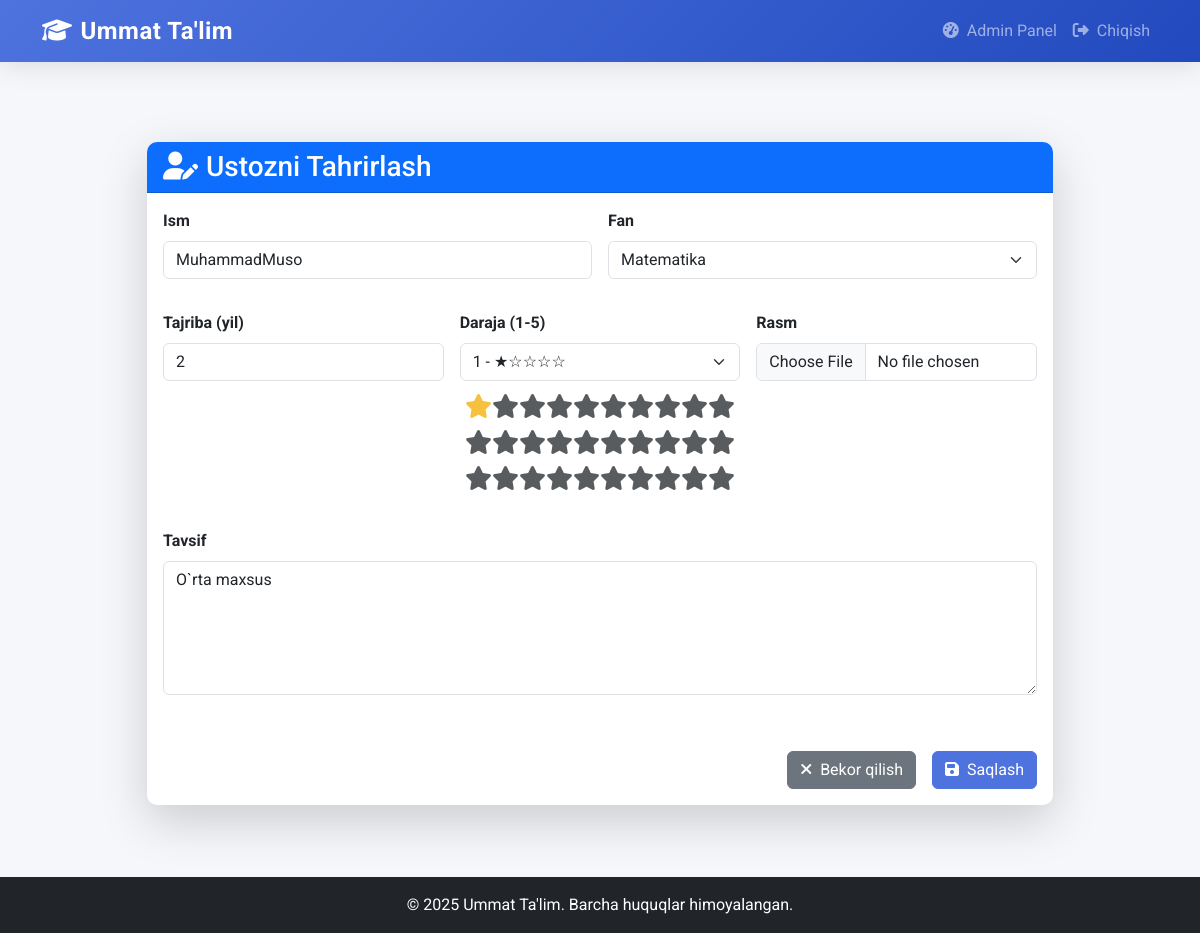
/admin-dashboard/ustozlar/edit/1/ (signed in), run on an earlier commit of the app's database.
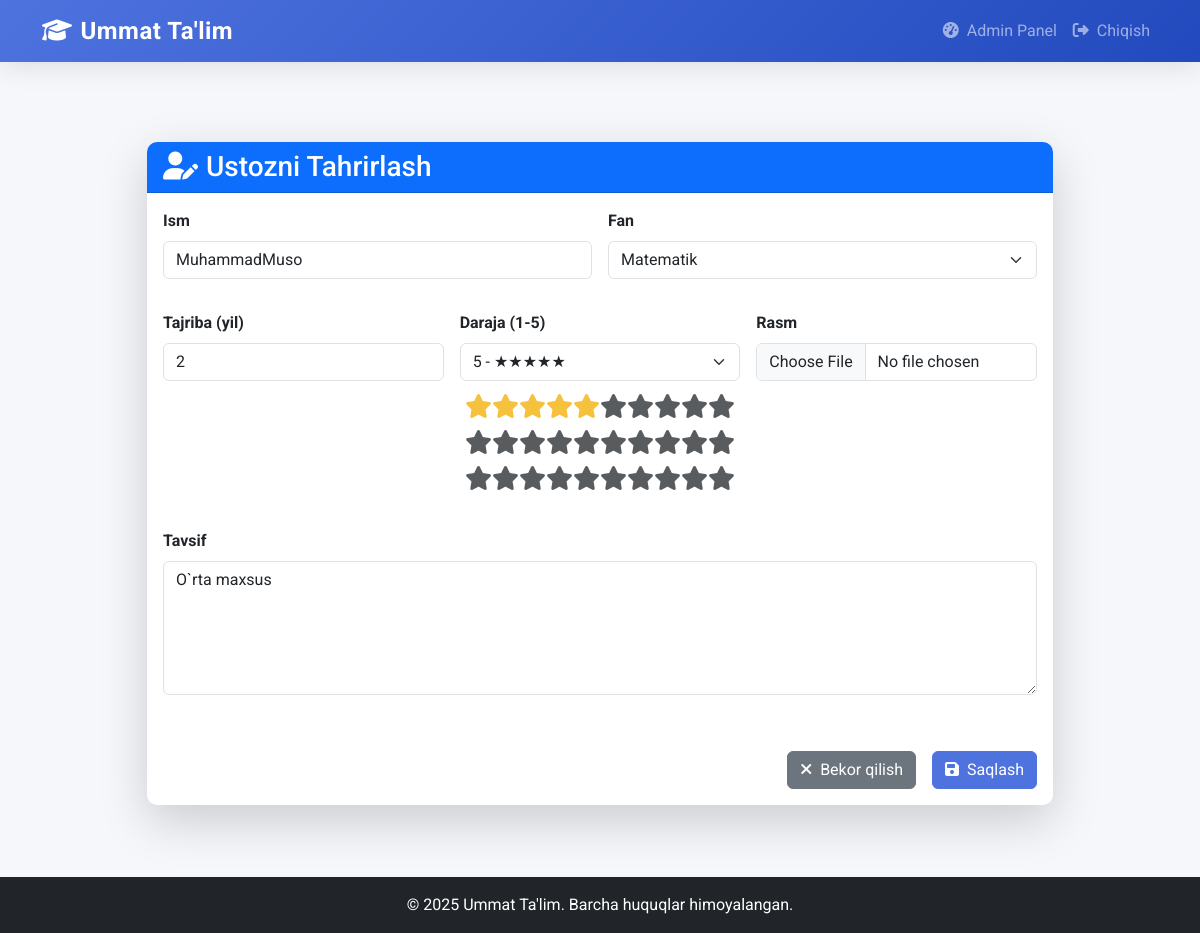
And on a later commit of the database.
### core/models.py (models this page shows, shortened)
class Ustoz(models.Model):
    ism = models.CharField(max_length=100)
    tajriba_yil = models.IntegerField()
    daraja = models.IntegerField(help_text="Daraja qancha yuqori bo`lsa, shuncha yuqoriga chiqadi: ")
    tavsif = models.TextField()
    fan = models.ForeignKey(Fan, on_delete=models.CASCADE)
    rasm = models.ImageField(upload_to='ustoz_rasmlar/', blank=True, null=True)  # ⬅️ BU QO‘SHILADI

class Fan(models.Model):
    nomi = models.CharField(max_length=100)

### core/views.py (the view, shortened to what this page needs)
# urls.py: path('admin-dashboard/ustozlar/edit/<int:ustoz_id>/', ustoz_ozgartirish, name='ustoz_ozgartirish'),
@login_required
def ustoz_ozgartirish(request, ustoz_id):
    ustoz = get_object_or_404(Ustoz, id=ustoz_id)
    fanlar = Fan.objects.all()
    return render(request, 'core/ustoz_ozgartirish.html', {'ustoz': ustoz, 'fanlar': fanlar})

### core/templatetags/custom_filters.py (called while the page is built)
@register.filter
def get_star_rating(value):
    try:
        value = int(value)
    except (ValueError, TypeError):
        return ''
    return '★' * value + '☆' * (5 - value)

### core/templates/core/ustoz_ozgartirish.html (shortened to what the changed rows need)
{% extends 'core/base.html' %}
{% load custom_filters %}
{% block content %}
<div class="container py-5">
    <div class="row justify-content-center">
        <div class="col-lg-10">
            <div class="card shadow-lg">
                <div class="card-body">
                    <form method="POST" enctype="multipart/form-data" class="needs-validation" novalidate>
                        <div class="row g-3">
                            <div class="col-md-6">
                                <div class="mb-3">
                                    <label for="ustozIsm" class="form-label fw-bold">Ism</label>
                                    <input type="text" class="form-control" id="ustozIsm"
                                           name="ism" value="{{ ustoz.ism }}" required>
                                </div>
                            </div>
                            <div class="col-md-6">
                                <div class="mb-3">
                                    <label for="ustozFan" class="form-label fw-bold">Fan</label>
                                    <select class="form-select" id="ustozFan" name="fan" required>
                                        {% for fan in fanlar %}
                                            <option value="{{ fan.id }}" {% if fan.id == ustoz.fan.id %}selected{% endif %}>
                                                {{ fan.nomi }}
                                            </option>
                                        {% endfor %}
                                    </select>
                                </div>
                            </div>
                            <div class="col-md-4">
                                <div class="mb-3">
                                    <label for="ustozTajriba" class="form-label fw-bold">Tajriba (yil)</label>
                                    <input type="number" class="form-control" id="ustozTajriba"
                                           name="tajriba_yil" value="{{ ustoz.tajriba_yil }}" min="0" max="50" required>
                                </div>
                            </div>
                            <div class="col-md-4">
                                <div class="mb-3">
                                    <label for="ustozDaraja" class="form-label fw-bold">Daraja (1-5)</label>
                                    <select class="form-select" id="ustozDaraja" name="daraja" required>
                                        {% for i in "12345" %}
                                            <option value="{{ i }}" {% if i == ustoz.daraja|stringformat:"i" %}selected{% endif %}>
                                                {{ i }} - {{ i|get_star_rating }}
                                            </option>
                                        {% endfor %}
                                    </select>
                                </div>
                            </div>
                            <div class="col-12">
                                <div class="mb-3">
                                    <label for="ustozTavsif" class="form-label fw-bold">Tavsif</label>
                                    <textarea class="form-control" id="ustozTavsif" name="tavsif"
                                              rows="5">{{ ustoz.tavsif }}</textarea>
                                </div>
                            </div>
                        </div>
                    </form>
                </div>
            </div>
        </div>
    </div>
</div>
{% endblock %}

What changed in the data, as far as the page shows it:
changed Ustoz "MuhammadMuso": fan "Matematika" → "Matematik"; daraja (not shown) → "5 - ★★★★★"
Also different on the page:
form field daraja: "1 - ★☆☆☆☆" → (not shown)
